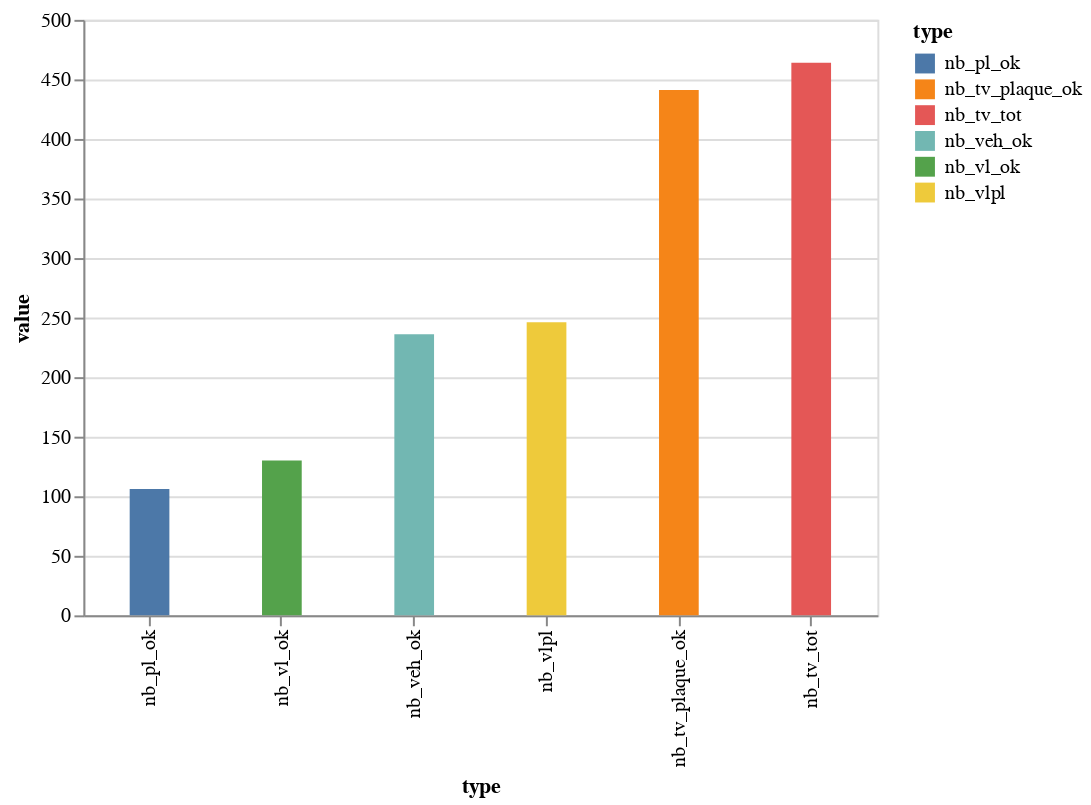

The code cell stored with this chart in its notebook:
### Code cell
graph_stat_trie

### Figure 1 — Vega-Lite specification as saved in the notebook (floating-point values rounded to 4 significant figures)
{"$schema": "https://vega.github.io/schema/vega-lite/v2.6.0.json", "config": {"view": {"height": 300, "width": 400}}, "data": {"name": "data-dafcda2db1670507912f28e1555f8175"}, "datasets": {"data-dafcda2db1670507912f28e1555f8175": [{"type": "nb_tv_tot", "value": 464}, {"type": "nb_tv_plaque_ok", "value": 441}, {"type": "nb_vlpl", "value": 246}, {"type": "nb_veh_ok", "value": 236}, {"type": "nb_vl_ok", "value": 130}, {"type": "nb_pl_ok", "value": 106}]}, "encoding": {"color": {"field": "type", "type": "nominal"}, "x": {"field": "type", "sort": {"field": "value", "op": "mean"}, "type": "nominal"}, "y": {"field": "value", "type": "quantitative"}}, "mark": {"size": 20, "type": "bar"}}
